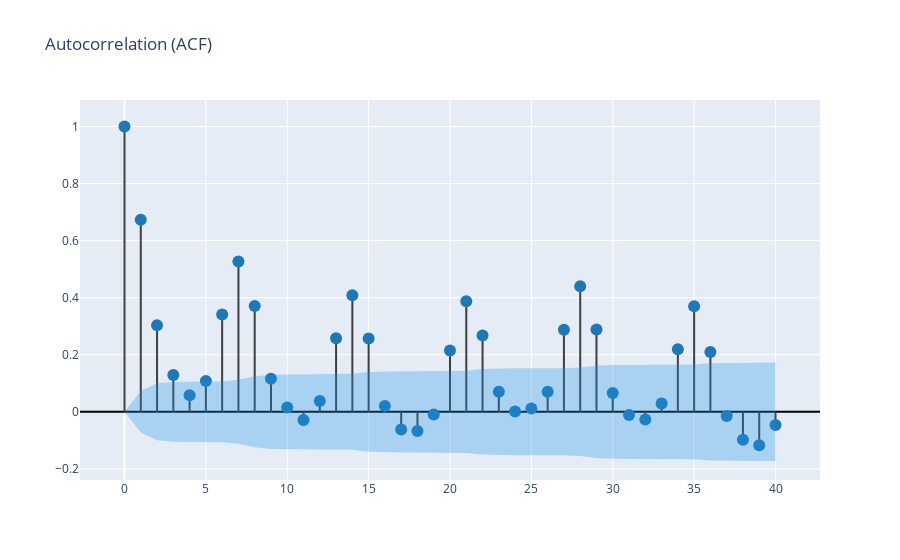

Notebook code for this chart:
### Code cell
create_corr_plot(Exploration_series) #train['total_rides']

### Figure 1 — Plotly figure (JSON) as saved in the notebook; plotly's stock layout.template omitted (floating-point values rounded to 4 significant figures)
{"data": [{"line": {"color": "#3f3f3f"}, "mode": "lines", "showlegend": false, "type": "scatter", "x": [0, 0], "y": [0, 1]}, {"line": {"color": "#3f3f3f"}, "mode": "lines", "showlegend": false, "type": "scatter", "x": [1, 1], "y": [0, 0.6729]}, {"line": {"color": "#3f3f3f"}, "mode": "lines", "showlegend": false, "type": "scatter", "x": [2, 2], "y": [0, 0.3033]}, {"line": {"color": "#3f3f3f"}, "mode": "lines", "showlegend": false, "type": "scatter", "x": [3, 3], "y": [0, 0.1287]}, {"line": {"color": "#3f3f3f"}, "mode": "lines", "showlegend": false, "type": "scatter", "x": [4, 4], "y": [0, 0.05765]}, {"line": {"color": "#3f3f3f"}, "mode": "lines", "showlegend": false, "type": "scatter", "x": [5, 5], "y": [0, 0.108]}, {"line": {"color": "#3f3f3f"}, "mode": "lines", "showlegend": false, "type": "scatter", "x": [6, 6], "y": [0, 0.3407]}, {"line": {"color": "#3f3f3f"}, "mode": "lines", "showlegend": false, "type": "scatter", "x": [7, 7], "y": [0, 0.5269]}, {"line": {"color": "#3f3f3f"}, "mode": "lines", "showlegend": false, "type": "scatter", "x": [8, 8], "y": [0, 0.3709]}, {"line": {"color": "#3f3f3f"}, "mode": "lines", "showlegend": false, "type": "scatter", "x": [9, 9], "y": [0, 0.1158]}, {"line": {"color": "#3f3f3f"}, "mode": "lines", "showlegend": false, "type": "scatter", "x": [10, 10], "y": [0, 0.01497]}, {"line": {"color": "#3f3f3f"}, "mode": "lines", "showlegend": false, "type": "scatter", "x": [11, 11], "y": [0, -0.02859]}, {"line": {"color": "#3f3f3f"}, "mode": "lines", "showlegend": false, "type": "scatter", "x": [12, 12], "y": [0, 0.03757]}, {"line": {"color": "#3f3f3f"}, "mode": "lines", "showlegend": false, "type": "scatter", "x": [13, 13], "y": [0, 0.2574]}, {"line": {"color": "#3f3f3f"}, "mode": "lines", "showlegend": false, "type": "scatter", "x": [14, 14], "y": [0, 0.4087]}, {"line": {"color": "#3f3f3f"}, "mode": "lines", "showlegend": false, "type": "scatter", "x": [15, 15], "y": [0, 0.2568]}, {"line": {"color": "#3f3f3f"}, "mode": "lines", "showlegend": false, "type": "scatter", "x": [16, 16], "y": [0, 0.02015]}, {"line": {"color": "#3f3f3f"}, "mode": "lines", "showlegend": false, "type": "scatter", "x": [17, 17], "y": [0, -0.0618]}, {"line": {"color": "#3f3f3f"}, "mode": "lines", "showlegend": false, "type": "scatter", "x": [18, 18], "y": [0, -0.06695]}, {"line": {"color": "#3f3f3f"}, "mode": "lines", "showlegend": false, "type": "scatter", "x": [19, 19], "y": [0, -0.009407]}, {"line": {"color": "#3f3f3f"}, "mode": "lines", "showlegend": false, "type": "scatter", "x": [20, 20], "y": [0, 0.2152]}, {"line": {"color": "#3f3f3f"}, "mode": "lines", "showlegend": false, "type": "scatter", "x": [21, 21], "y": [0, 0.3873]}, {"line": {"color": "#3f3f3f"}, "mode": "lines", "showlegend": false, "type": "scatter", "x": [22, 22], "y": [0, 0.2671]}, {"line": {"color": "#3f3f3f"}, "mode": "lines", "showlegend": false, "type": "scatter", "x": [23, 23], "y": [0, 0.07006]}, {"line": {"color": "#3f3f3f"}, "mode": "lines", "showlegend": false, "type": "scatter", "x": [24, 24], "y": [0, 0.001336]}, {"line": {"color": "#3f3f3f"}, "mode": "lines", "showlegend": false, "type": "scatter", "x": [25, 25], "y": [0, 0.01131]}, {"line": {"color": "#3f3f3f"}, "mode": "lines", "showlegend": false, "type": "scatter", "x": [26, 26], "y": [0, 0.06998]}, {"line": {"color": "#3f3f3f"}, "mode": "lines", "showlegend": false, "type": "scatter", "x": [27, 27], "y": [0, 0.2874]}, {"line": {"color": "#3f3f3f"}, "mode": "lines", "showlegend": false, "type": "scatter", "x": [28, 28], "y": [0, 0.4396]}, {"line": {"color": "#3f3f3f"}, "mode": "lines", "showlegend": false, "type": "scatter", "x": [29, 29], "y": [0, 0.2884]}, {"line": {"color": "#3f3f3f"}, "mode": "lines", "showlegend": false, "type": "scatter", "x": [30, 30], "y": [0, 0.06592]}, {"line": {"color": "#3f3f3f"}, "mode": "lines", "showlegend": false, "type": "scatter", "x": [31, 31], "y": [0, -0.01122]}, {"line": {"color": "#3f3f3f"}, "mode": "lines", "showlegend": false, "type": "scatter", "x": [32, 32], "y": [0, -0.02736]}, {"line": {"color": "#3f3f3f"}, "mode": "lines", "showlegend": false, "type": "scatter", "x": [33, 33], "y": [0, 0.02923]}, {"line": {"color": "#3f3f3f"}, "mode": "lines", "showlegend": false, "type": "scatter", "x": [34, 34], "y": [0, 0.2189]}, {"line": {"color": "#3f3f3f"}, "mode": "lines", "showlegend": false, "type": "scatter", "x": [35, 35], "y": [0, 0.3701]}, {"line": {"color": "#3f3f3f"}, "mode": "lines", "showlegend": false, "type": "scatter", "x": [36, 36], "y": [0, 0.2096]}, {"line": {"color": "#3f3f3f"}, "mode": "lines", "showlegend": false, "type": "scatter", "x": [37, 37], "y": [0, -0.01503]}, {"line": {"color": "#3f3f3f"}, "mode": "lines", "showlegend": false, "type": "scatter", "x": [38, 38], "y": [0, -0.09818]}, {"line": {"color": "#3f3f3f"}, "mode": "lines", "showlegend": false, "type": "scatter", "x": [39, 39], "y": [0, -0.1176]}, {"line": {"color": "#3f3f3f"}, "mode": "lines", "showlegend": false, "type": "scatter", "x": [40, 40], "y": [0, -0.04654]}, {"marker": {"color": "#1f77b4", "size": 12}, "mode": "markers", "showlegend": false, "type": "scatter", "x": [0, 1, 2, 3, 4, 5, 6, 7, 8, 9, 10, 11, 12, 13, 14, 15, 16, 17, 18, 19, 20, 21, 22, 23, 24, 25, 26, 27, 28, 29, 30, 31, 32, 33, 34, 35, 36, 37, 38, 39, 40], "y": [1, 0.6729, 0.3033, 0.1287, 0.05765, 0.108, 0.3407, 0.5269, 0.3709, 0.1158, 0.01497, -0.02859, 0.03757, 0.2574, 0.4087, 0.2568, 0.02015, -0.0618, -0.06695, -0.009407, 0.2152, 0.3873, 0.2671, 0.07006, 0.001336, 0.01131, 0.06998, 0.2874, 0.4396, 0.2884, 0.06592, -0.01122, -0.02736, 0.02923, 0.2189, 0.3701, 0.2096, -0.01503, -0.09818, -0.1176, -0.04654]}, {"line": {"color": "rgba(255,255,255,0)"}, "mode": "lines", "showlegend": false, "type": "scatter", "x": [0, 1, 2, 3, 4, 5, 6, 7, 8, 9, 10, 11, 12, 13, 14, 15, 16, 17, 18, 19, 20, 21, 22, 23, 24, 25, 26, 27, 28, 29, 30, 31, 32, 33, 34, 35, 36, 37, 38, 39, 40], "y": [0, 0.07254, 0.1001, 0.1049, 0.1057, 0.1059, 0.1064, 0.112, 0.1244, 0.1301, 0.1306, 0.1306, 0.1307, 0.1307, 0.1334, 0.1398, 0.1423, 0.1423, 0.1424, 0.1426, 0.1426, 0.1443, 0.1496, 0.1521, 0.1523, 0.1523, 0.1523, 0.1525, 0.1553, 0.1617, 0.1644, 0.1645, 0.1645, 0.1646, 0.1646, 0.1661, 0.1704, 0.1718, 0.1718, 0.1721, 0.1725]}, {"fill": "tonexty", "fillcolor": "rgba(32, 146, 230,0.3)", "line": {"color": "rgba(255,255,255,0)"}, "mode": "lines", "showlegend": false, "type": "scatter", "x": [0, 1, 2, 3, 4, 5, 6, 7, 8, 9, 10, 11, 12, 13, 14, 15, 16, 17, 18, 19, 20, 21, 22, 23, 24, 25, 26, 27, 28, 29, 30, 31, 32, 33, 34, 35, 36, 37, 38, 39, 40], "y": [0, -0.07254, -0.1001, -0.1049, -0.1057, -0.1059, -0.1064, -0.112, -0.1244, -0.1301, -0.1306, -0.1306, -0.1307, -0.1307, -0.1334, -0.1398, -0.1423, -0.1423, -0.1424, -0.1426, -0.1426, -0.1443, -0.1496, -0.1521, -0.1523, -0.1523, -0.1523, -0.1525, -0.1553, -0.1617, -0.1644, -0.1645, -0.1645, -0.1646, -0.1646, -0.1661, -0.1704, -0.1718, -0.1718, -0.1721, -0.1725]}], "layout": {"autosize": true, "title": {"text": "Autocorrelation (ACF)"}, "xaxis": {"autorange": true, "range": [-2.614, 42.61], "type": "linear"}, "yaxis": {"autorange": true, "range": [-0.243, 1.125], "type": "linear", "zerolinecolor": "#000000"}}}
